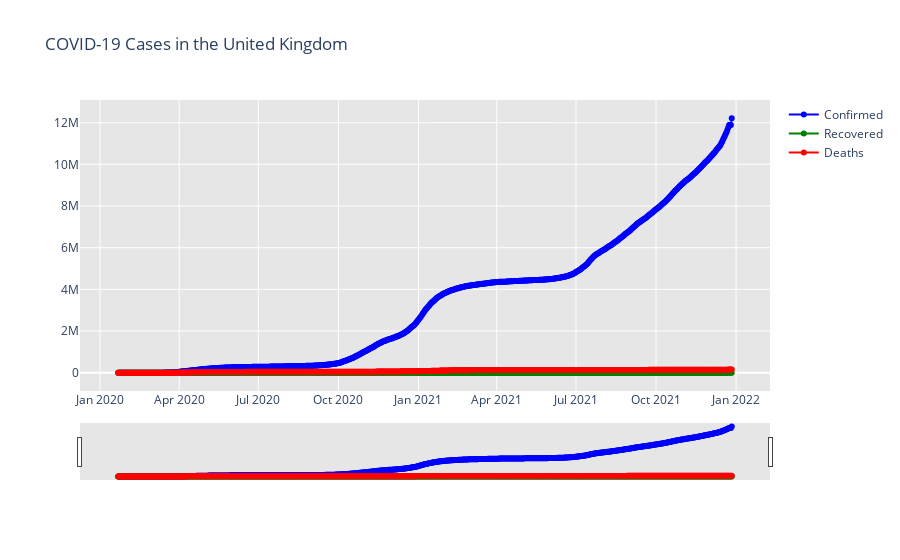

Source (notebook cell):
### Markdown cell above
### UK

### Code cell
fig = go.Figure()
fig.add_trace(go.Scatter(x=ts_UK.index.date,
                         y=ts_UK["Confirmed"],
                         mode="lines+markers",
                         line_color="blue",
                         name="Confirmed"))

fig.add_trace(go.Scatter(x=ts_UK.index.date,
                         y=ts_UK["Recovered"],
                         mode="lines+markers",
                         line_color="green",
                         name="Recovered"))

fig.add_trace(go.Scatter(x=ts_UK.index.date,
                         y=ts_UK["Deaths"],
                         mode="lines+markers",
                         line_color="red",
                         name="Deaths"))

fig.update_layout(title_text="COVID-19 Cases in the United Kingdom", plot_bgcolor='rgb(230,230,230)')
fig.update_xaxes(rangeslider_visible=True)
fig.show()

### Figure 1 — Plotly figure (JSON) as saved in the notebook; plotly's stock layout.template omitted (floating-point values rounded to 4 significant figures; data arrays with more than 128 entries replaced by an {"elided": "..."} marker saying what was removed)
{"data": [{"line": {"color": "blue"}, "mode": "lines+markers", "name": "Confirmed", "type": "scatter", "x": {"elided": "706 str values"}, "y": {"elided": "706 int values"}}, {"line": {"color": "green"}, "mode": "lines+markers", "name": "Recovered", "type": "scatter", "x": {"elided": "706 str values"}, "y": {"elided": "706 int values"}}, {"line": {"color": "red"}, "mode": "lines+markers", "name": "Deaths", "type": "scatter", "x": {"elided": "706 str values"}, "y": {"elided": "706 int values"}}], "layout": {"plot_bgcolor": "rgb(230,230,230)", "title": {"text": "COVID-19 Cases in the United Kingdom"}, "xaxis": {"rangeslider": {"visible": true}}}}
